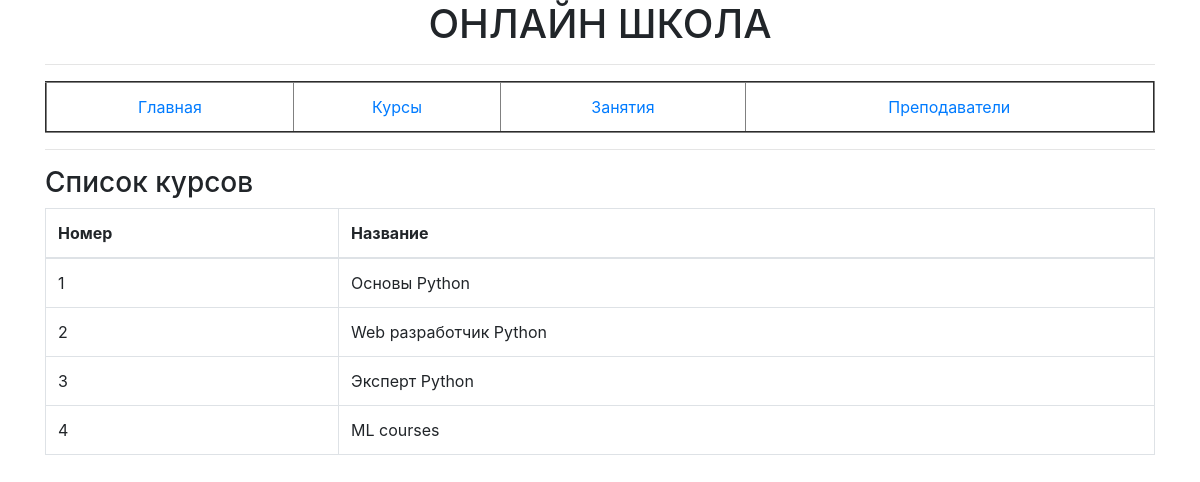
The app's page /courses/, older data.
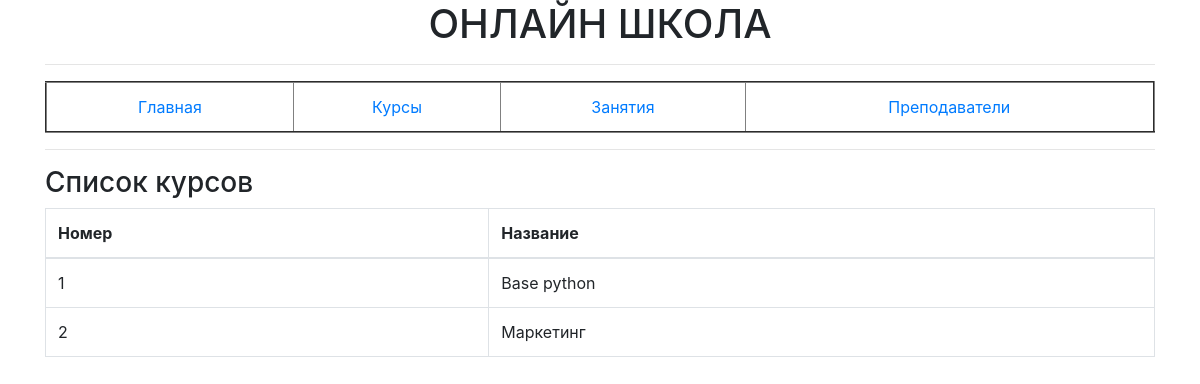
The same page, newer data.
### online_school/models.py (models this page shows, shortened)
class Course(models.Model):
    name = models.CharField(max_length=255)
    type_fk = models.ForeignKey('TypeCourse', null=True, blank=True, on_delete=models.SET_NULL)
    created = models.DateTimeField(auto_now_add=True)
    student_fk = models.ManyToManyField('Student')
    teacher_fk = models.ManyToManyField('Teacher')

### online_school/views.py (the view)
# urls.py: path('courses/', views.CoursesListView.as_view(), name='courses'),
class CoursesListView(ListView):
    template_name = 'online_school/courses.html'
    model = Course

### online_school/templates/online_school/courses.html
{% extends 'online_school/base.html' %}
{% block body %}
    <h3>Список курсов</h3>
<table class="table table-bordered">
    <thead>
    <tr>
        <th>Номер</th>
        <th>Название</th>
    </tr>
    </thead>
    <tbody>
    {% for course in object_list %}
    <tr>
        <td>{{ course.id}}</td>
        <td>{{ course.name }}</td>
    </tr>
    {% empty %}
    <tr>
        <td>1</td>
        <td>No course yet.</td>
    </tr>
    {% endfor %}
    </tbody>
</table>
{% endblock %}

Row changes from the older to the newer data that the page shows:
removed Course: id "3", name "Эксперт Python"
removed Course: id "4", name "ML courses"
changed Course id 1: name "Основы Python" → "Base python"
changed Course id 2: name "Web разработчик Python" → "Маркетинг"
